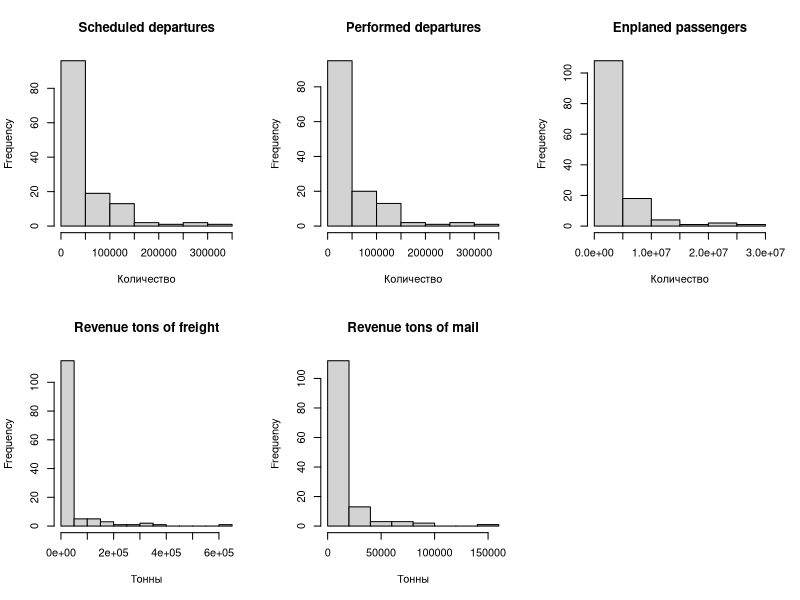
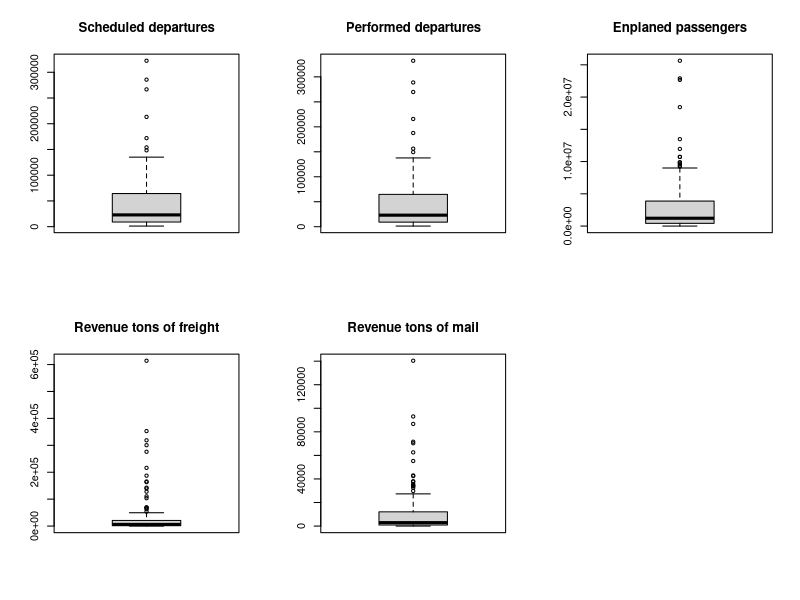

Reproduce these figures in R, in order.
airport <- read.table("airportdat1.txt", header = FALSE)
# ==========================
# 1. Гистограммы
# ==========================
par(mfrow = c(2,3)) # сетка для вывода
hist(airport$V3, main = "Scheduled departures",
     xlab = "Количество")
hist(airport$V4, main = "Performed departures",
     xlab = "Количество")
hist(airport$V5, main = "Enplaned passengers",
     xlab = "Количество")
hist(airport$V6, main = "Revenue tons of freight",
     xlab = "Тонны")
hist(airport$V7, main = "Revenue tons of mail",
     xlab = "Тонны")

# ==========================
# 2. Ящики с усами
# ==========================
par(mfrow = c(2,3))
boxplot(airport$V3, main = "Scheduled departures")
boxplot(airport$V4, main = "Performed departures")
boxplot(airport$V5, main = "Enplaned passengers")
boxplot(airport$V6, main = "Revenue tons of freight")
boxplot(airport$V7, main = "Revenue tons of mail")

#Усы идут до ближайших точек, не выходящих за 1.5 * IQR от квартилей. Точки за пределами — считаются выбросами и отображаются отдельно.
#Линия внутри - медиана.

# ==========================
# 3. Описательная статистика
# ==========================
summary_stats <- function(x) {
  c(
    mean = mean(x),
    variance = var(x),
    sd = sd(x),
    median = median(x),
    Q1 = quantile(x, 0.25),
    Q3 = quantile(x, 0.75)
  )
}

stats_V3 <- summary_stats(airport$V3)
stats_V4 <- summary_stats(airport$V4)
stats_V5 <- summary_stats(airport$V5)
stats_V6 <- summary_stats(airport$V6)
stats_V7 <- summary_stats(airport$V7)

stats_V3
stats_V4
stats_V5
stats_V6
stats_V7

# ==========================
# 4. Попарные коэффициенты корреляции
# ==========================
cor_matrix <- cor(airport[, c("V3","V4","V5","V6","V7")])
cor_matrix

# Гистограмма: пик в левой части
# Boxplot: медиана ближе к нижней границе ящика, верхний ус длиннее нижнего, много выбросов сверху.

# Соответственно имеем положительную ассиметрию